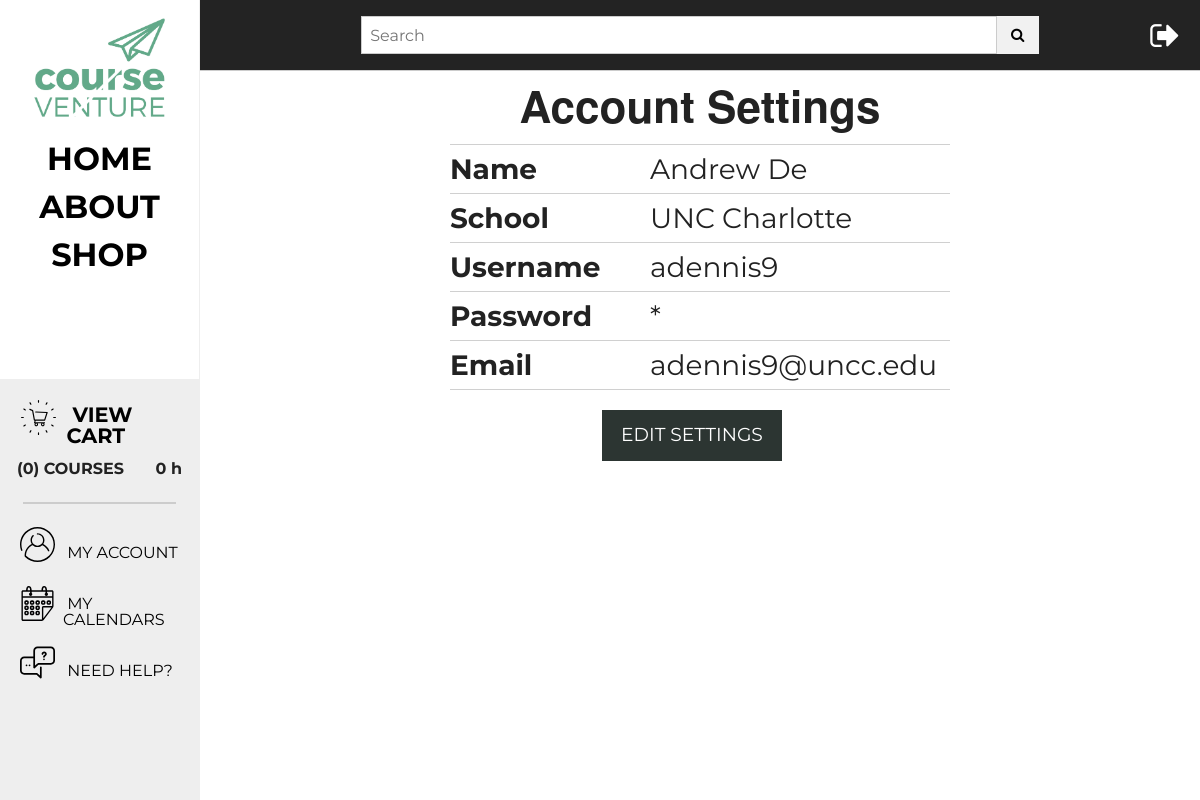
Page /view/settings.php (signed in) on the earlier database version.
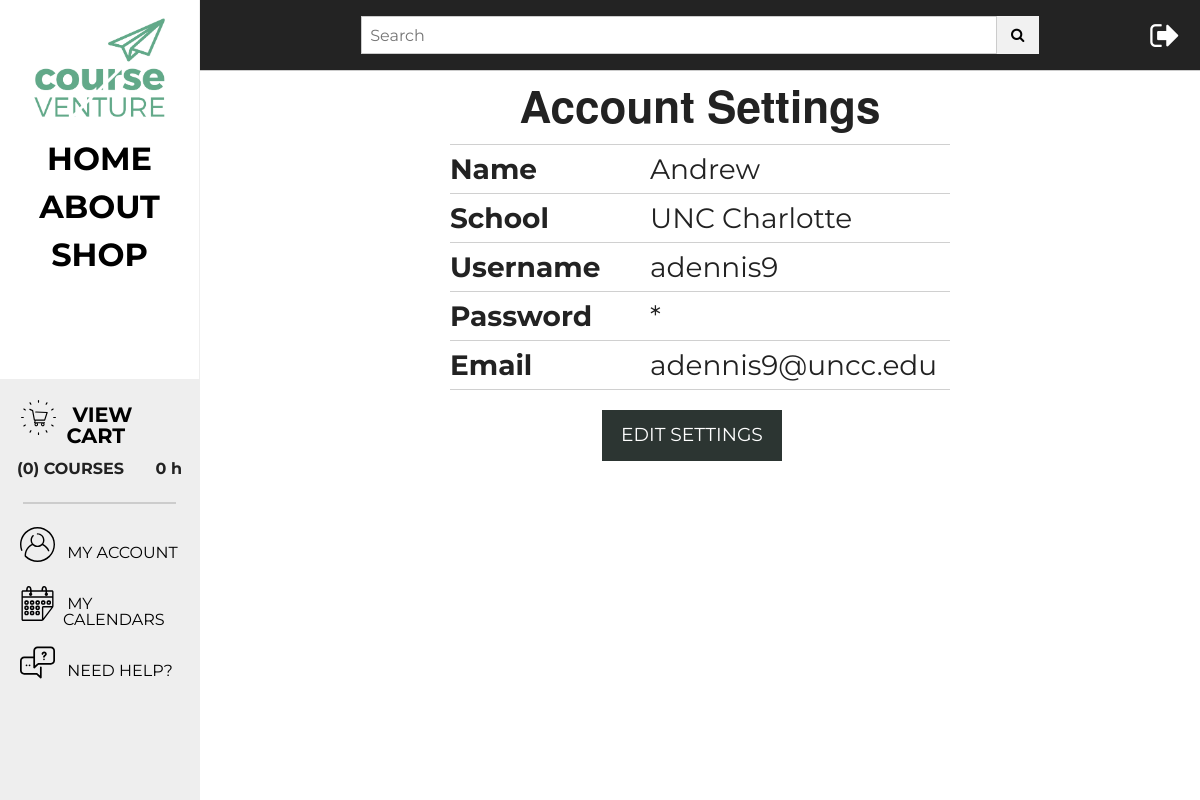
Same page on the later database version.
### tables this page shows
CREATE TABLE `accounts` (
  `name` varchar(9) NOT NULL,
  `school` varchar(34) NOT NULL,
  `userName` varchar(34) NOT NULL,
  `email` varchar(34) NOT NULL,
  `password` varchar(100) NOT NULL
);

### view/partials/globalVars.php (called while the page is built, shortened)
<?php
  $settingsPage = "settings.php";
?>

### model/accounts_db.php (called while the page is built, shortened)
<?php
function get_user($username) {
	global $db;
	$query = 'SELECT * FROM accounts
						WHERE userName = :username';
	$statement = $db->prepare($query);
	$statement->bindValue(':username', $username);
	$statement->execute();
	$user = $statement->fetch();
	return $user;
}
?>

### view/settings.php (the view, shortened to what this page needs)
<?php
	require('../model/database.php');
	require "../model/accounts_db.php";
	include 'partials/globalVars.php';
	if (!isset($_GET['user'])) {
		$user = get_user($_SESSION['current_user']);
	} else {
		$user = get_user($_GET['user']);
	}
	$hidden_password=preg_replace("|.|","*",$user['password']);
?>
<!doctype html>
<html lang="en">
	<head>
		<?php include 'partials/preBodyHead.php';?>
	</head>
	<body>
		<div class="grid-frame">
		<?php include 'partials/sideMenu.php'; ?>
			<div class="grid-block collapse medium-9 large-10 vertical">
				<?php include 'partials/topMenu.php'; ?>
				<div class="grid-container">
					<h1 class="main-heading">Account Settings</h1>
					<form action="<?php echo $settingsPage; ?>" method="post">
						<table id="settingsTable">
							<tr>
								<td width="200px"><strong>Name</strong></td>
								<td width="300px"><span><?php echo $user['name']; ?></span>
									<input type="text" name="name" class="hide"/></td>
							</tr>
							<tr>
								<td><strong>School</strong></td>
								<td><span><?php echo $user['school']; ?></span>
									<input type="text" name="school" class="hide"/></td>
							</tr>
							<tr>
								<td><strong>Username</strong></td>
								<td><span><?php echo $user['userName']; ?></span>
									<input type="text" name="userName" class="hide" disabled=""/></td>
							</tr>
							<tr>
								<td><strong>Password</strong></td>
								<td><span><?php echo $hidden_password; ?></span>
									<input type="text" name="password" class="hide"/></td>
							</tr>
							<tr>
								<td><strong>Email</strong></td>
								<td><span><?php echo $user['email']; ?></span>
									<input type="text" name="email" class="hide"/></td>
							</tr>
						</table>
						<div id="editButtons" class="align-center grid-block">
							<a class="button primary large" onclick="editSettings()">EDIT SETTINGS</a>
						</div>
					</form>
				</div>
			</div>
		</div>
	</body>
</html>

Differences in the rows shown:
changed accounts "UNC Charlotte": name "Andrew De" → "Andrew"
